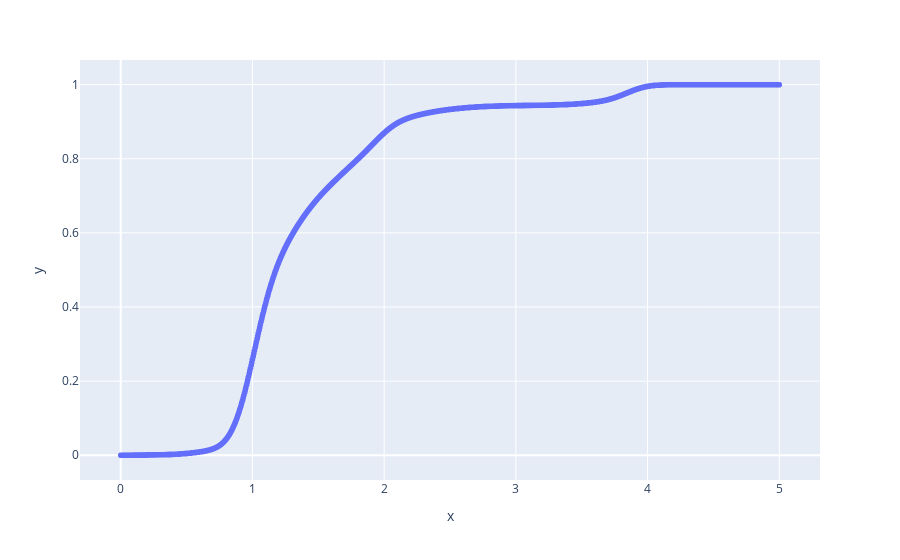

Notebook source saved alongside this figure:
### Code cell
px.scatter(x = xpts, y = ycdf)

### Figure 1 — Plotly figure (JSON) as saved in the notebook; plotly's stock layout.template omitted (floating-point values rounded to 4 significant figures; data arrays with more than 128 entries replaced by an {"elided": "..."} marker saying what was removed)
{"data": [{"hovertemplate": "x=%{x}<br>y=%{y}<extra></extra>", "legendgroup": "", "marker": {"color": "#636efa", "symbol": "circle"}, "mode": "markers", "name": "", "showlegend": false, "type": "scattergl", "x": {"elided": "1001 float values"}, "xaxis": "x", "y": {"elided": "1001 float values"}, "yaxis": "y"}], "layout": {"legend": {"tracegroupgap": 0}, "margin": {"t": 60}, "xaxis": {"anchor": "y", "domain": [0, 1], "title": {"text": "x"}}, "yaxis": {"anchor": "x", "domain": [0, 1], "title": {"text": "y"}}}}
